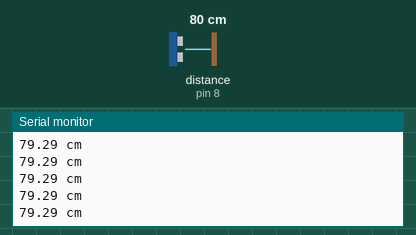
Recording of a sketch running on a simulated Arduino Uno, built with avr-gcc and run on an emulated ATmega328P. On the bench: the last lines printed to the serial monitor. The test bench sets the inputs (shaded band); at power-on: distance to the obstacle (sensor on pin 8) 80 cm. The echo pulse lasts 58.3 µs per cm.

Above: at 1.2 s.
1.3 s: distance to the obstacle (sensor on pin 8) set to 9 cm
At 1.32 s:
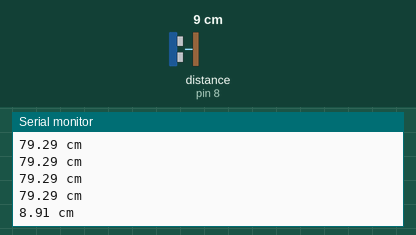
4.3 s: distance to the obstacle (sensor on pin 8) set to 60 cm
At 4.36 s:
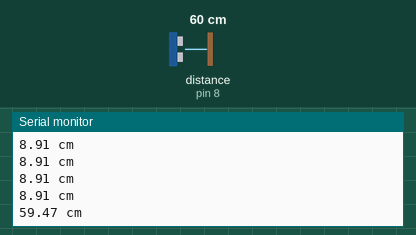
Timing chart, 0 to 7.3 s (numbered marks = the images above; inputs shaded):
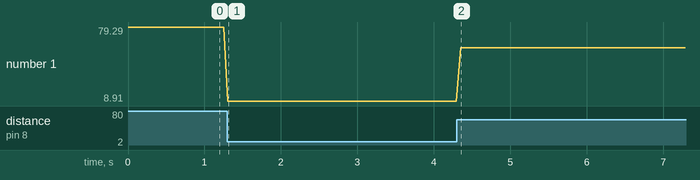

The sketch:

Master.ino
```cpp
// Master
#include <SoftwareSerial.h>
SoftwareSerial BTSerial(2,3);
// sensor
const int trigger_pin = 9;
const int pw_pin = 8;
const int trigger_delay = 10;
long duration;
float cm;
//
void setup() {
  BTSerial.begin(9600);
  Serial.begin(9600);
  pinMode(trigger_pin, OUTPUT);
  pinMode(pw_pin, INPUT);
}

void loop() {
  digitalWrite(trigger_pin, LOW);
  delayMicroseconds(10);
  digitalWrite(trigger_pin, HIGH);
  delayMicroseconds(trigger_delay);
  digitalWrite(trigger_pin, LOW);
  duration = pulseIn(pw_pin, HIGH);
  cm = duration * 0.017;
  Serial.print(cm);
  Serial.println(" cm");
  if (cm <= 12.5) {
    BTSerial.write('0');
  } else {
    BTSerial.write('1');
  }
  delay(50);
}
```

Measured:
- after the input at 1.3 s, the serial monitor: prints a new line at once (image 1)
- after the input at 4.3 s, the serial monitor: prints a new line after 0.05 s (image 2)
- plotted number 1: 79.29 → 8.91 after the input at 1.3 s, 8.91 → 59.47 after the input at 4.3 s
